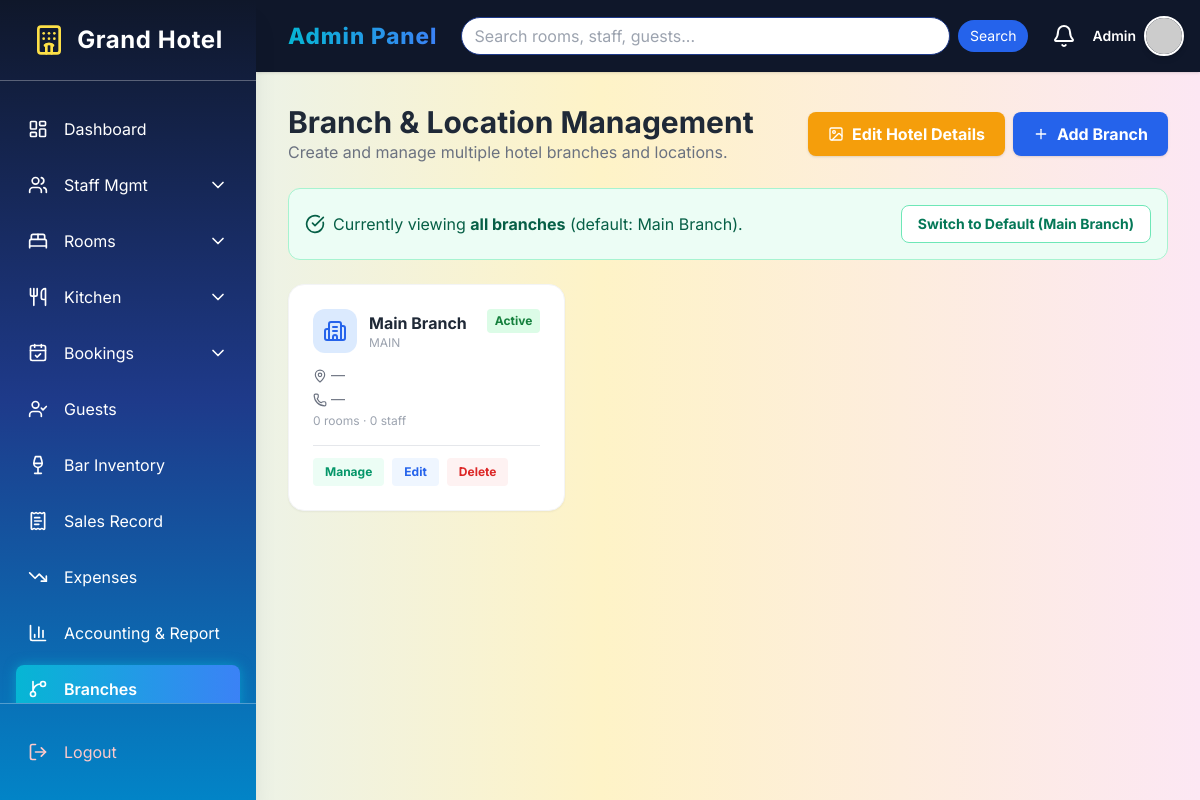
The page /dashboard/branches/ (signed in) on the database its author committed.
### accounts/models.py (models this page shows, shortened)
class CustomUser(AbstractUser):
    ADMIN = 'admin'
    EMPLOYEE = 'employee'  # Unified role for all staff
    CUSTOMER = 'customer'
    ROLE_CHOICES = [
        (ADMIN, 'Admin'),
        (EMPLOYEE, 'Employee'),
        (CUSTOMER, 'Customer'),
    ]
    role = models.CharField(max_length=15, choices=ROLE_CHOICES)
    mobile = models.CharField(max_length=15, blank=True, null=True)
    profile_picture = models.ImageField(upload_to='profile_pics/', blank=True, null=True)
    objects = CustomUserManager()

class Branch(models.Model):
    name = models.CharField(max_length=100)
    code = models.CharField(max_length=20, unique=True)
    address = models.TextField(blank=True)
    city = models.CharField(max_length=100, blank=True)
    phone = models.CharField(max_length=20, blank=True)
    email = models.EmailField(blank=True)
    is_active = models.BooleanField(default=True)
    created_at = models.DateTimeField(auto_now_add=True)
    class Meta:
        verbose_name_plural = "Branches"
        ordering = ['name']

### accounts/decorators.py (the view, shortened to what this page needs)
        def wrapper_func(request, *args, **kwargs):
            if not request.user.is_authenticated:
                return redirect('login')
            if request.user.role == 'admin':
                return view_func(request, *args, **kwargs)

### accounts/models.py (called while the page is built)
    @classmethod
    def load(cls):
        obj, _ = cls.objects.get_or_create(pk=1)
        return obj

### accounts/views.py (called while the page is built, shortened)
def paginate(request, queryset, per_page=10):
    return Paginator(queryset, per_page).get_page(request.GET.get('page'))

def _panel_base(request):
    if request.user.role == 'admin':
        return 'admin_panel/adminbase.html'

@login_required
@employee_required(allowed_jobs=['manager'])
def manage_branches(request):
    branches = Branch.objects.all()
    page_obj = paginate(request, branches)
    active = _active_branch(request)
    default_branch = Branch.objects.order_by('id').first()
    return render(request, 'admin_panel/branches.html', {
        'branches': page_obj,
        'page_obj': page_obj,
        'active_branch': active,
        'default_branch': default_branch,
        'base_template': _panel_base(request),
    })

def _active_branch(request):
    bid = request.session.get('active_branch_id')
    if bid:
        return Branch.objects.filter(id=bid).first()
    return None

### templates/admin_panel/branches.html (shortened to what this page needs)
{% extends base_template|default:'admin_panel/adminbase.html' %}
{% block panel_content %}
<div class="max-w-7xl mx-auto">
    <div class="flex flex-wrap items-center justify-between gap-3 mb-6">
        <div>
            <h1 class="text-3xl font-bold text-gray-800">Branch & Location Management</h1>
            <p class="text-gray-500">Create and manage multiple hotel branches and locations.</p>
        </div>
        <div class="flex items-center gap-2">
            <a href="{% url 'site_settings' %}" class="px-5 py-2.5 bg-amber-500 text-white font-bold rounded-lg hover:bg-amber-600 shadow transition flex items-center gap-2">
                <i data-lucide="image" class="w-4 h-4"></i> Edit Hotel Details
            </a>
            <a href="{% url 'add_branch' %}" class="px-5 py-2.5 bg-blue-600 text-white font-bold rounded-lg hover:bg-blue-700 shadow transition flex items-center gap-2">
                <i data-lucide="plus" class="w-4 h-4"></i> Add Branch
            </a>
        </div>
    </div>
    <div class="mb-6 p-4 rounded-xl bg-emerald-50 border border-emerald-200 flex flex-wrap items-center justify-between gap-3">
        <div class="flex items-center gap-2 text-emerald-800">
            <i data-lucide="check-circle" class="w-5 h-5"></i>
            {% if active_branch %}
                <span>Currently managing: <strong>{{ active_branch.name }}</strong>. New rooms, staff and reports are scoped to this branch.</span>
            {% else %}
                <span>Currently viewing <strong>all branches</strong>{% if default_branch %} (default: {{ default_branch.name }}){% endif %}.</span>
            {% endif %}
        </div>
        <div class="flex items-center gap-2">
            {% if active_branch %}
                <a href="{% url 'switch_branch' 0 %}" class="px-4 py-2 bg-white border border-emerald-300 text-emerald-700 text-sm font-bold rounded-lg hover:bg-emerald-100">View All Branches</a>
            {% elif default_branch %}
                <a href="{% url 'switch_branch' default_branch.id %}" class="px-4 py-2 bg-white border border-emerald-300 text-emerald-700 text-sm font-bold rounded-lg hover:bg-emerald-100">Switch to Default ({{ default_branch.name }})</a>
            {% endif %}
        </div>
    </div>
    <div class="grid grid-cols-1 md:grid-cols-2 lg:grid-cols-3 gap-6">
        {% for branch in branches %}
        <div class="bg-white rounded-2xl shadow-sm border p-6 {% if active_branch and active_branch.id == branch.id %}border-emerald-400 ring-2 ring-emerald-200{% else %}border-gray-100{% endif %}">
            <div class="flex items-start justify-between mb-3">
                <div class="flex items-center gap-3">
                    <div class="w-11 h-11 bg-blue-100 text-blue-600 rounded-xl flex items-center justify-center">
                        <i data-lucide="building-2" class="w-6 h-6"></i>
                    </div>
                    <div>
                        <h3 class="font-bold text-gray-800">{{ branch.name }}</h3>
                        <p class="text-xs text-gray-400">{{ branch.code }}</p>
                    </div>
                </div>
                {% if branch.is_active %}
                    <span class="px-2 py-1 bg-green-100 text-green-700 text-xs font-bold rounded">Active</span>
                {% else %}
                    <span class="px-2 py-1 bg-gray-100 text-gray-500 text-xs font-bold rounded">Inactive</span>
                {% endif %}
            </div>
            <div class="text-sm text-gray-500 space-y-1 mb-4">
                <p><i data-lucide="map-pin" class="w-3.5 h-3.5 inline mr-1"></i>{{ branch.city|default:"—" }}</p>
                <p><i data-lucide="phone" class="w-3.5 h-3.5 inline mr-1"></i>{{ branch.phone|default:"—" }}</p>
                <p class="text-xs text-gray-400">{{ branch.rooms.count }} rooms · {{ branch.staff.count }} staff</p>
            </div>
            <div class="flex items-center gap-2 pt-3 border-t">
                {% if active_branch and active_branch.id == branch.id %}
                    <span class="px-3 py-1.5 bg-emerald-600 text-white text-xs font-bold rounded">Managing Now</span>
                {% else %}
                    <a href="{% url 'switch_branch' branch.id %}" class="px-3 py-1.5 bg-emerald-50 text-emerald-600 text-xs font-bold rounded hover:bg-emerald-100">Manage</a>
                {% endif %}
                <a href="{% url 'edit_branch' branch.id %}" class="px-3 py-1.5 bg-blue-50 text-blue-600 text-xs font-bold rounded hover:bg-blue-100">Edit</a>
                <a href="{% url 'delete_branch' branch.id %}" onclick="return confirm('Delete {{ branch.name }}?');" class="px-3 py-1.5 bg-red-50 text-red-600 text-xs font-bold rounded hover:bg-red-100">Delete</a>
            </div>
        </div>
        {% empty %}
        <div class="col-span-3 bg-white rounded-2xl border border-dashed border-gray-300 p-10 text-center text-gray-500">
            <i data-lucide="git-branch" class="w-10 h-10 mx-auto text-gray-300 mb-2"></i>
            <p>No branches yet. Create your first branch.</p>
        </div>
        {% endfor %}
    </div>
</div>
{% endblock %}

### templates/admin_panel/adminbase.html (shortened to what this page needs)
{% load static %}
<!DOCTYPE html>
<html lang="en">
<head>
  <script src="https://cdn.tailwindcss.com"></script>
</head>
<body class="bg-gray-50">
<div class="flex min-h-screen">
  <aside id="sidebar" class="sidebar w-64 flex-shrink-0 fixed inset-y-0 left-0 z-30 flex flex-col transform -translate-x-full md:translate-x-0 shadow-xl">
    <div class="flex items-center justify-center p-6 border-b border-white/30">
      <i data-lucide="hotel" class="w-8 h-8 mr-3 text-yellow-300"></i>
      <h1 class="text-2xl font-bold tracking-wide">Grand Hotel</h1>
    </div>
    <nav class="flex-1 min-h-0 overflow-y-auto px-4 py-6 space-y-2">
      <a href="{% url 'admin_dashboard' %}" class="sidebar-link flex items-center p-3 rounded-lg {% if request.resolver_match.url_name == 'admin_dashboard' %}active{% endif %}">
        <i data-lucide="layout-dashboard" class="w-5 h-5 mr-4"></i>
        <span>Dashboard</span>
      </a>
      <div>
        {% with url_name=request.resolver_match.url_name %}
        <button id="staff-toggle" class="w-full sidebar-link flex items-center justify-between p-3 rounded-lg {% if 'staff' in url_name %}active{% endif %}">
          <span class="flex items-center">
            <i data-lucide="users" class="w-5 h-5 mr-4"></i>
            <span>Staff Mgmt</span>
          </span>
          <i data-lucide="chevron-down" id="staff-chevron" class="w-5 h-5 transition-transform"></i>
        </button>
        {% endwith %}
      </div>
      <div>
        {% with url_name=request.resolver_match.url_name %}
        <button id="rooms-toggle" class="w-full sidebar-link flex items-center justify-between p-3 rounded-lg">
          <span class="flex items-center">
            <i data-lucide="bed-double" class="w-5 h-5 mr-4"></i>
            <span>Rooms</span>
          </span>
          <i data-lucide="chevron-down" id="rooms-chevron" class="w-5 h-5 transition-transform"></i>
        </button>
        {% endwith %}
      </div>
<div>
    {% with url_name=request.resolver_match.url_name %}
    <button id="kitchen-toggle" class="w-full sidebar-link flex items-center justify-between p-3 rounded-lg">
      <span class="flex items-center">
        <i data-lucide="utensils" class="w-5 h-5 mr-4"></i>
        <span>Kitchen</span>
      </span>
      <i data-lucide="chevron-down" id="kitchen-chevron" class="w-5 h-5 transition-transform"></i>
    </button>
    {% endwith %}
</div>
      <div>
        {% with url_name=request.resolver_match.url_name %}
        <button id="bookings-toggle" class="w-full sidebar-link flex items-center justify-between p-3 rounded-lg">
          <span class="flex items-center">
            <i data-lucide="calendar-check" class="w-5 h-5 mr-4"></i>
            <span>Bookings</span>
          </span>
          <i data-lucide="chevron-down" id="bookings-chevron" class="w-5 h-5 transition-transform"></i>
        </button>
        {% endwith %}
      </div>
<a href="{% url 'view_guests' %}" class="sidebar-link flex items-center p-3 rounded-lg">
    <i data-lucide="user-check" class="w-5 h-5 mr-4"></i>
    <span>Guests</span>
</a>
<a href="{% url 'bar_inventory' %}" class="sidebar-link flex items-center p-3 rounded-lg {% if 'drink' in request.resolver_match.url_name or request.resolver_match.url_name == 'bar_inventory' %}active{% endif %}">
    <i data-lucide="wine" class="w-5 h-5 mr-4"></i>
    <span>Bar Inventory</span>
</a>
<a href="{% url 'sales_record' %}" class="sidebar-link flex items-center p-3 rounded-lg {% if request.resolver_match.url_name == 'sales_record' %}active{% endif %}">
    <i data-lucide="receipt-text" class="w-5 h-5 mr-4"></i>
    <span>Sales Record</span>
</a>
<a href="{% url 'expense_list' %}" class="sidebar-link flex items-center p-3 rounded-lg {% if 'expense' in request.resolver_match.url_name %}active{% endif %}">
    <i data-lucide="trending-down" class="w-5 h-5 mr-4"></i>
    <span>Expenses</span>
</a>
<a href="{% url 'accounting_report' %}" class="sidebar-link flex items-center p-3 rounded-lg {% if request.resolver_match.url_name == 'accounting_report' %}active{% endif %}">
    <i data-lucide="bar-chart-3" class="w-5 h-5 mr-4"></i>
    <span>Accounting &amp; Report</span>
</a>
<a href="{% url 'manage_branches' %}" class="sidebar-link flex items-center p-3 rounded-lg {% if 'branch' in request.resolver_match.url_name %}active{% endif %}">
    <i data-lucide="git-branch" class="w-5 h-5 mr-4"></i>
    <span>Branches</span>
</a>
    </nav>
    <div class="shrink-0 px-4 py-6 border-t border-white/30">
      <form action="{% url 'logout' %}" method="post">
        <button type="submit" class="w-full sidebar-link flex items-center p-3 rounded-lg text-red-200 hover:bg-red-500 hover:text-white transition">
          <i data-lucide="log-out" class="w-5 h-5 mr-4"></i>
          <span>Logout</span>
        </button>
      </form>
    </div>
  </aside>
  <div id="main-content" class="main-content flex-1 flex flex-col md:ml-64">
    <header class="shadow p-4 flex items-center justify-between sticky top-0 z-20">
      <div class="flex items-center space-x-4">
        <span class="brand-text">Admin Panel</span>
      </div>
      <form action="{% url 'global_search' %}" method="get" class="hidden md:flex items-center flex-1 mx-6 search-box">
        <input type="text" name="q" value="{{ request.GET.q }}" placeholder="Search rooms, staff, guests..." class="w-full text-gray-800">
        <button type="submit" class="ml-2 px-3 py-1.5 bg-blue-600 text-white text-sm rounded-full hover:bg-blue-700">Search</button>
      </form>
      <div class="flex items-center space-x-4">
        <i data-lucide="bell" class="w-6 h-6 cursor-pointer hover:text-blue-400 transition"></i>
        <div class="relative group">
            <div class="flex items-center gap-2 cursor-pointer">
                <span class="text-sm font-semibold hidden md:block">{{ user.username|title }}</span>
                {% if user.profile_picture %}
                    <img src="{{ user.profile_picture.url }}" alt="Admin" class="w-10 h-10 rounded-full border-2 border-white shadow-md object-cover">
                {% else %}
                    <img src="https://ui-avatars.com/api/?name={{ user.username }}&background=0D8ABC&color=fff" alt="Admin" class="w-10 h-10 rounded-full border-2 border-white shadow-md">
                {% endif %}
            </div>
        </div>
      </div>
    </header>
    <main class="flex-1 p-6 md:p-8 overflow-y-auto">
      {% block panel_content %}{% endblock %}
    </main>
  </div>
</div>
</body>
</html>

### templates/admin_panel/adminbase.html (style rules this page uses)
body { background: linear-gradient(to right, #e0f2fe, #fef3c7, #fce7f3); font-family: 'Inter', sans-serif; }
.sidebar { background: linear-gradient(to bottom, #0f172a, #1e3a8a, #0284c7); color: white; }
.sidebar-link { transition: all 0.25s ease-in-out; }
.sidebar-link.active { background: linear-gradient(to right, #06b6d4, #3b82f6); box-shadow: 0 0 12px rgba(6, 182, 212, 0.6); font-weight: 600; }
header { background: #0f172a; color: white; }
.brand-text { background: linear-gradient(to right, #06b6d4, #3b82f6); -webkit-background-clip: text; -webkit-text-fill-color: transparent; font-weight: 800; font-size: 1.4rem; letter-spacing: 1px; }
.search-box input { border-radius: 9999px; padding: 6px 12px; outline: none; border: 1px solid #1e3a8a; }

### rows shown on the page
CustomUser: username "Admin"
Branch: name "Main Branch", code "MAIN", is_active "Active", city "—", phone "—", rooms.count "0", staff.count "0"
